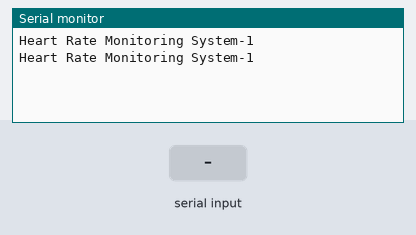
This sketch was run on a simulated ESP8266 (NodeMCU). Parts: the last lines printed to the serial monitor. Inputs (shaded band) come from the test bench. WiFi joins after 1.5 s; servers stay silent unless stated; random numbers use the default seed unless the sketch sets one.

Above: at 3.0 s.
3.1 s: "1" received over Serial
At 3.9 s:
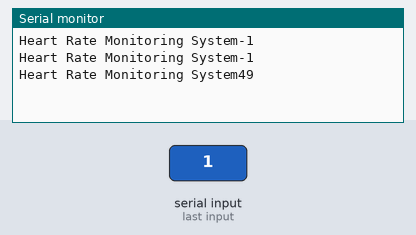
4.6 s: "0" received over Serial
At 5.2 s:
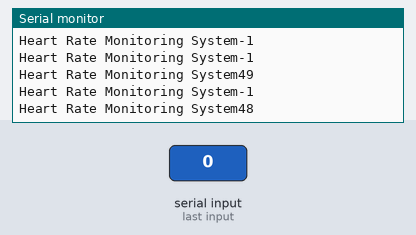
6.1 s: "2" received over Serial
At 6.9 s:
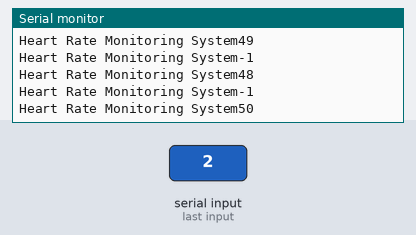
Timing chart, 0 to 9.1 s (numbered marks = the images above; inputs shaded):
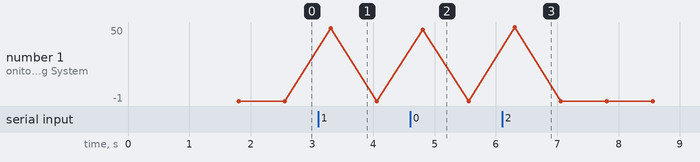

Measured:
- after the input at 3.1 s, the serial monitor: prints a new line after 0.21 s (image 1)
- after the input at 4.6 s, the serial monitor: prints a new line after 0.21 s (image 2)
- after the input at 6.1 s, the serial monitor: prints a new line after 0.21 s (image 3)

The sketch:

nodemcu.ino
```cpp
#define BLYNK_PRINT Serial
#include <ESP8266WiFi.h>
#include <BlynkSimpleEsp8266.h>

int BPM = 73 ;
char auth[] = "0IYH87hLvjsaQ9ChTslokj-MCUseGchS";
char ssid[] = "Airtel-Ecf8u9c9k";
char pass[] = "m8q913rd";


void setup()
{
  Serial.begin(115200);
  Blynk.begin(auth, ssid, pass);

}

void loop()
{

  Blynk.run();
  Serial.print("Heart Rate Monitoring System");//serial print the value
  BPM = Serial.read();
  Serial.println(BPM);
  if (BPM == -1)
  {
    BPM = random(69,73);
  }
  Blynk.virtualWrite(V0, BPM);
  delay(750);
}
```
